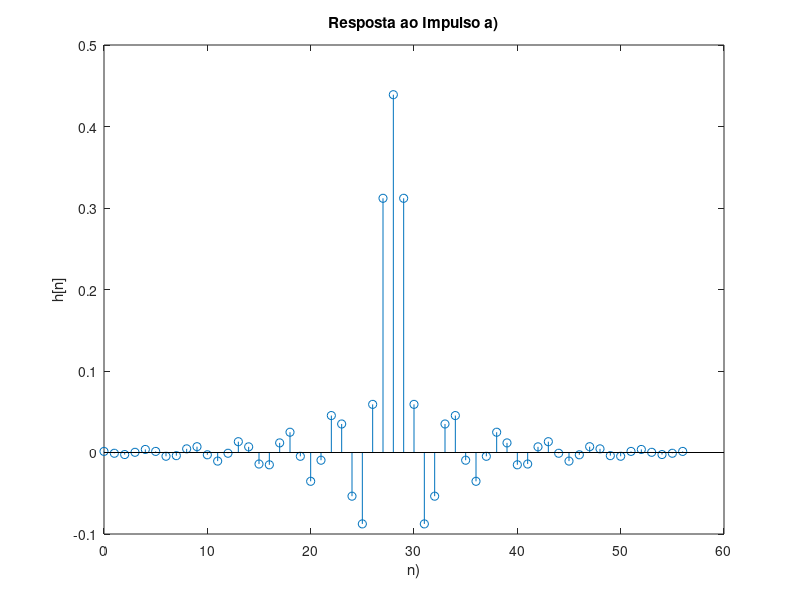
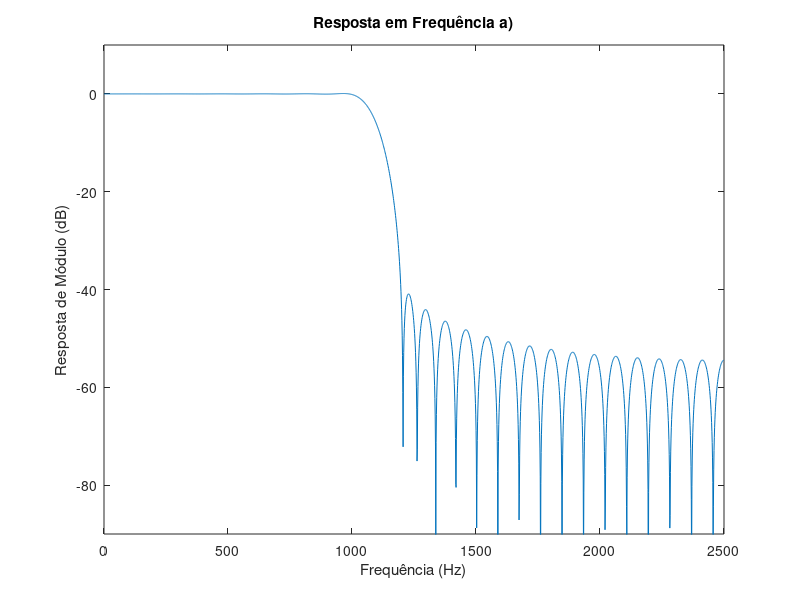
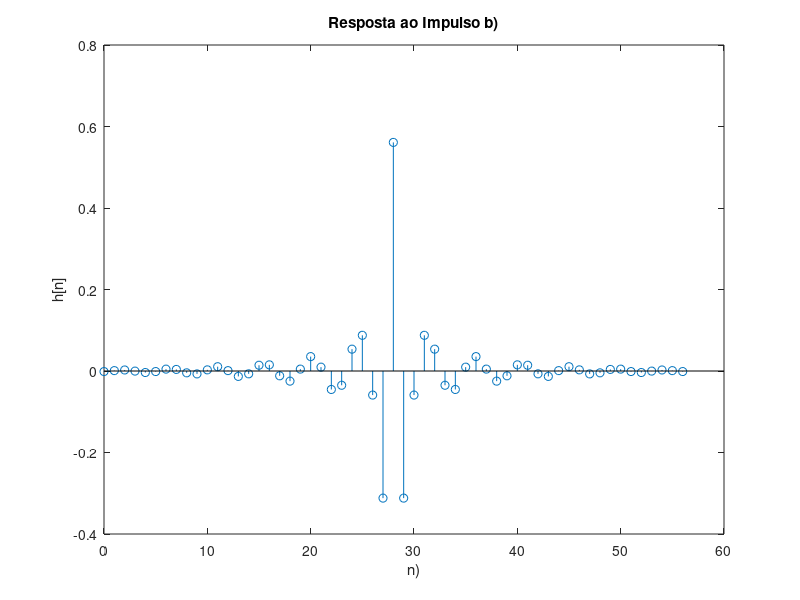
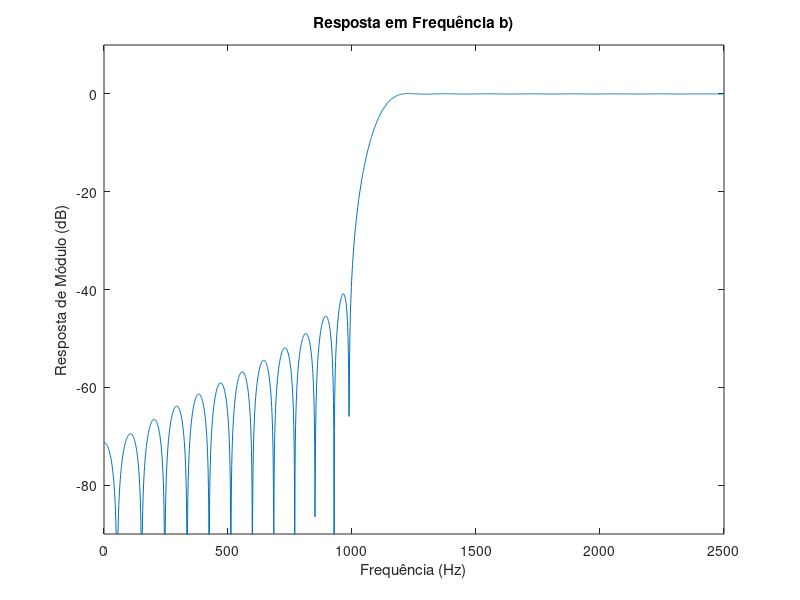

Write MATLAB code to recreate these figures, in order.
% 2. Projete um filtro que satisfaça as especificações a seguir, usando a janela de Kaiser:
% a)
% • Ap = 1,0 dB
% • Ar = 40 dB
% • Ωp = 1000 rad/s
% • Ωr = 1200 rad/s
% • Ωs = 5000 rad/s

clear all; close all; clc;

Ap = 1;
Ar = 40;
Omega_p = 1000;
Omega_r = 1200;
Omega_s = 5000;

delta_p = (10^(0.05*Ap) - 1)/(10^(0.05*Ap) + 1);
delta_r = 10^(-0.05*Ar);
F = [Omega_p Omega_r];
A = [1 0];
ripples = [delta_p delta_r];
[M,Wn,beta,FILTYPE] = kaiserord(F,A,ripples,Omega_s);
kaiser_win = kaiser(M+1,beta);
h = fir1(M,Wn,FILTYPE,kaiser_win,'noscale');
figure(1)
stem(0:M,h)
ylabel('h[n]');
xlabel('n)');
title('Resposta ao Impulso a)');

[H,w]=freqz(h,1,2048,Omega_s);
figure(2)
plot(w,20*log10(abs(H)))
axis([0 Omega_s/2 -90 10])
ylabel('Resposta de Módulo (dB)');
xlabel('Frequência (Hz)');
title('Resposta em Frequência a)');






% _____________________________________
% b)
% • Ap = 1,0 dB
% • Ar = 40 dB
% • Ωr = 1000 rad/s
% • Ωp = 1200 rad/s
% • Ωs = 5000 rad/s

Ap = 1;
Ar = 40;
Omega_r = 1000;
Omega_p = 1200;
Omega_s = 5000;

delta_p = (10^(0.05*Ap) - 1)/(10^(0.05*Ap) + 1);
delta_r = 10^(-0.05*Ar);
F = [Omega_r Omega_p];
A = [0 1];
ripples = [delta_r delta_p];
[M,Wn,beta,FILTYPE] = kaiserord(F,A,ripples,Omega_s);
kaiser_win = kaiser(M+1,beta);
h = fir1(M,Wn,FILTYPE,kaiser_win,'noscale');
figure(3)
stem(0:M,h)
ylabel('h[n]');
xlabel('n)');
title('Resposta ao Impulso b)');

[H,w]=freqz(h,1,2048,Omega_s);
figure(4)
plot(w,20*log10(abs(H)))
axis([0 Omega_s/2 -90 10])
ylabel('Resposta de Módulo (dB)');
xlabel('Frequência (Hz)');
title('Resposta em Frequência b)');






% _____________________________________
% c)
% • Ap = 1,0 dB
% • Ar = 80 dB
% • Ωr1 = 800 rad/s
% • Ωp1 = 1000 rad/s
% • Ωp2 = 1400 rad/s
% • Ωr2 = 1600 rad/s
% • Ωs = 10000 rad/s

Ap = 1;
Ar = 80;
Omega_r1 = 800;
Omega_p1 = 1000;
Omega_p2 = 1400;
Omega_r2 = 1600;
Omega_s = 10000;

delta_p = (10^(0.05*Ap) - 1)/(10^(0.05*Ap) + 1);
delta_r = 10^(-0.05*Ar);
F = [Omega_r1 Omega_p1 Omega_p2 Omega_r2];
A = [0 1 0];
ripples = [delta_r delta_p delta_r];
[M,Wn,beta,FILTYPE] = kaiserord(F,A,ripples,Omega_s);
kaiser_win = kaiser(M+1,beta);
h = fir1(M,Wn,FILTYPE,kaiser_win,'noscale');
figure(5)
stem(0:M,h)
ylabel('h[n]');
xlabel('n)');
title('Resposta ao Impulso c)');

[H,w]=freqz(h,1,2048,Omega_s);
figure(6)
plot(w,20*log10(abs(H)))
axis([0 Omega_s/2 -90 10])
ylabel('Resposta de Módulo (dB)');
xlabel('Frequência (Hz)');
title('Resposta em Frequência c)');



